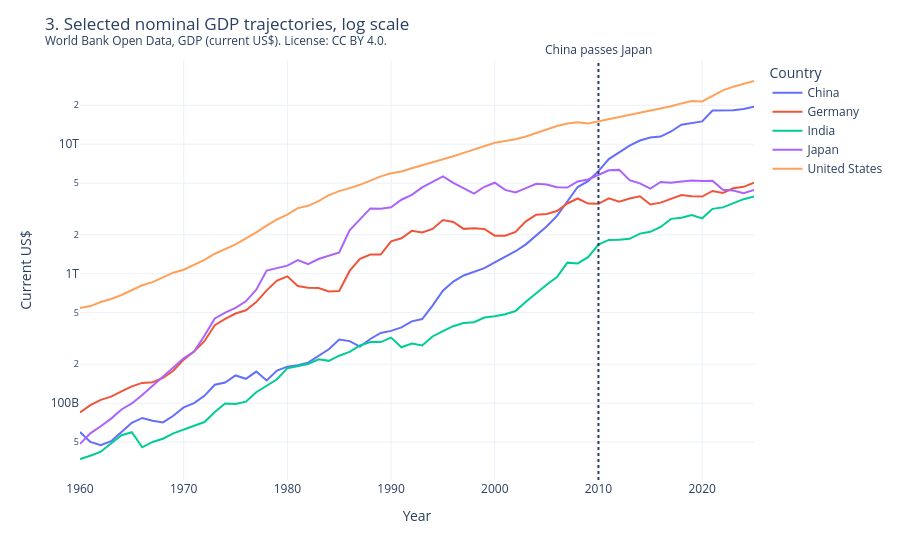

Write notebook code for a chart like this one.
### Markdown cell above
**Chart 2.** Constant 2015 dollars hold the price and dollar year fixed, so the path is closer to real output. On that view, 2015 is quiet. 2009 and 2020 still show as real contractions. That is the check that current-dollar GDP alone can mislead.

### Code cell
selected = country_gdp(bundle.gdp_annual).loc[
    lambda frame: frame["country_name"].isin(SELECTED_TRAJECTORY_COUNTRIES)
]
fig = px.line(
    selected,
    x="year",
    y="nominal_gdp_usd",
    color="country_name",
    labels={"nominal_gdp_usd": "Current US$", "country_name": "Country", "year": "Year"},
)
fig.update_yaxes(type="log")
fig.add_vline(
    x=story.china_passes_japan_year,
    line_dash="dot",
    annotation_text="China passes Japan",
    annotation_position="top",
)
trillion_hover(fig)
disclose(fig, "gdp-selected-trajectories", "3. Selected nominal GDP trajectories, log scale", "gdp_annual").show()
